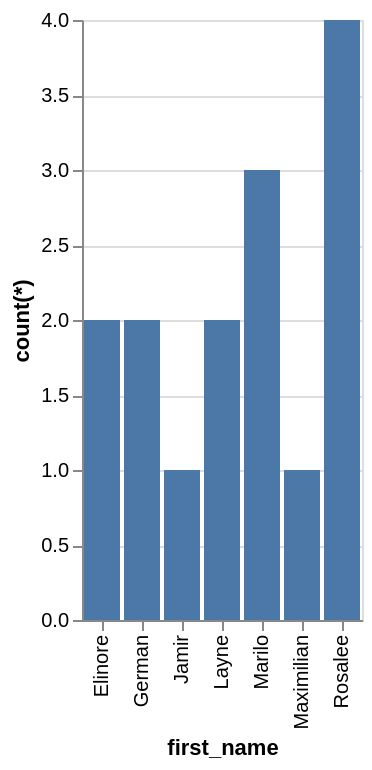

Vega-Lite specification stored for this chart:
### Vega-Lite specification from a JSON file in a GitHub repository (floating-point values rounded to 4 significant figures)
{"data": {"values": [{"x_data": "Elinore", "y_data": 2}, {"x_data": "German", "y_data": 2}, {"x_data": "Jamir", "y_data": 1}, {"x_data": "Layne", "y_data": 2}, {"x_data": "Marilo", "y_data": 3}, {"x_data": "Maximilian", "y_data": 1}, {"x_data": "Rosalee", "y_data": 4}]}, "mark": "bar", "encoding": {"x": {"field": "x_data", "type": "nominal", "title": "first_name", "sort": "ascending"}, "y": {"field": "y_data", "type": "quantitative", "title": "count(*)"}}}
